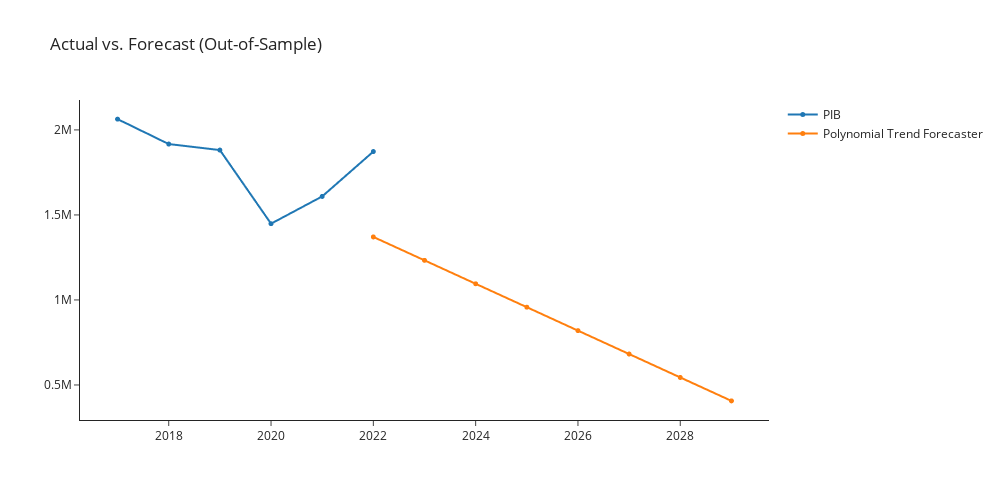

Notebook source saved alongside this figure:
### Markdown cell above
## huber_cds_dt    Huber w/ Cond. Deseasonalize & Detrending

### Code cell
huber_cds_dt  = exp.create_model('huber_cds_dt ')
exp.plot_model(plot = 'decomp', 
               data_kwargs = {'type' : 'multiplicative'},
               fig_kwargs = {"height":500,"width":1000,"template": "simple_white","hoverinfo":"none","big_data_threshold":10})
exp.plot_model(estimator = huber_cds_dt , 
               plot = 'forecast', 
               data_kwargs = {'fh' : 8},
               fig_kwargs = {"height":500,"width":1000,"template": "simple_white","hoverinfo":"none","big_data_threshold":10})
exp.predict_model(huber_cds_dt , fh = 8)

### Figure 1 — Plotly figure (JSON) as saved in the notebook; plotly's stock layout.template omitted (floating-point values rounded to 4 significant figures)
{"data": [{"hoverinfo": "none", "line": {"width": 2}, "marker": {"size": 5}, "mode": "lines+markers", "name": "PIB", "type": "scattergl", "x": [2017, 2018, 2019, 2020, 2021, 2022, 2023, 2024, 2025, 2026, 2027, 2028, 2029], "xaxis": "x", "y": [2064000.0, 1917000.0, 1881000.0, 1449000.0, 1609000.0, 1873000.0, null, null, null, null, null, null, null], "yaxis": "y"}, {"hoverinfo": "none", "line": {"width": 2}, "marker": {"size": 5}, "mode": "lines+markers", "name": "Polynomial Trend Forecaster", "type": "scattergl", "x": [2017, 2018, 2019, 2020, 2021, 2022, 2023, 2024, 2025, 2026, 2027, 2028, 2029], "xaxis": "x", "y": [null, null, null, null, null, 1371000.0, 1233000.0, 1095000.0, 957400.0, 819700.0, 681900.0, 544200.0, 406500.0], "yaxis": "y"}], "layout": {"autosize": false, "height": 500, "showlegend": true, "title": {"text": "Actual vs. Forecast (Out-of-Sample)"}, "width": 1000, "xaxis": {"anchor": "y", "domain": [0, 1]}, "yaxis": {"anchor": "x", "domain": [0, 1]}}}
